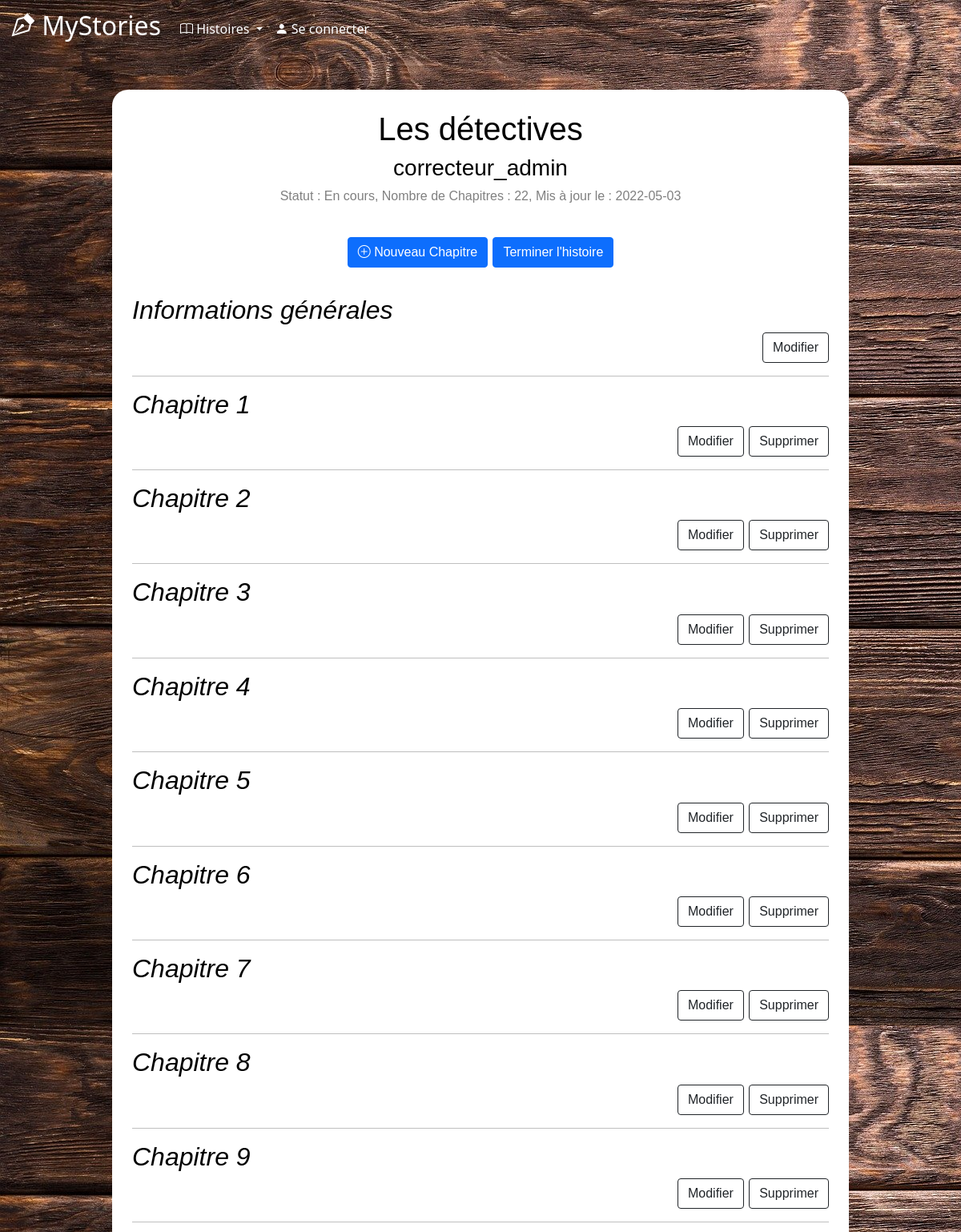
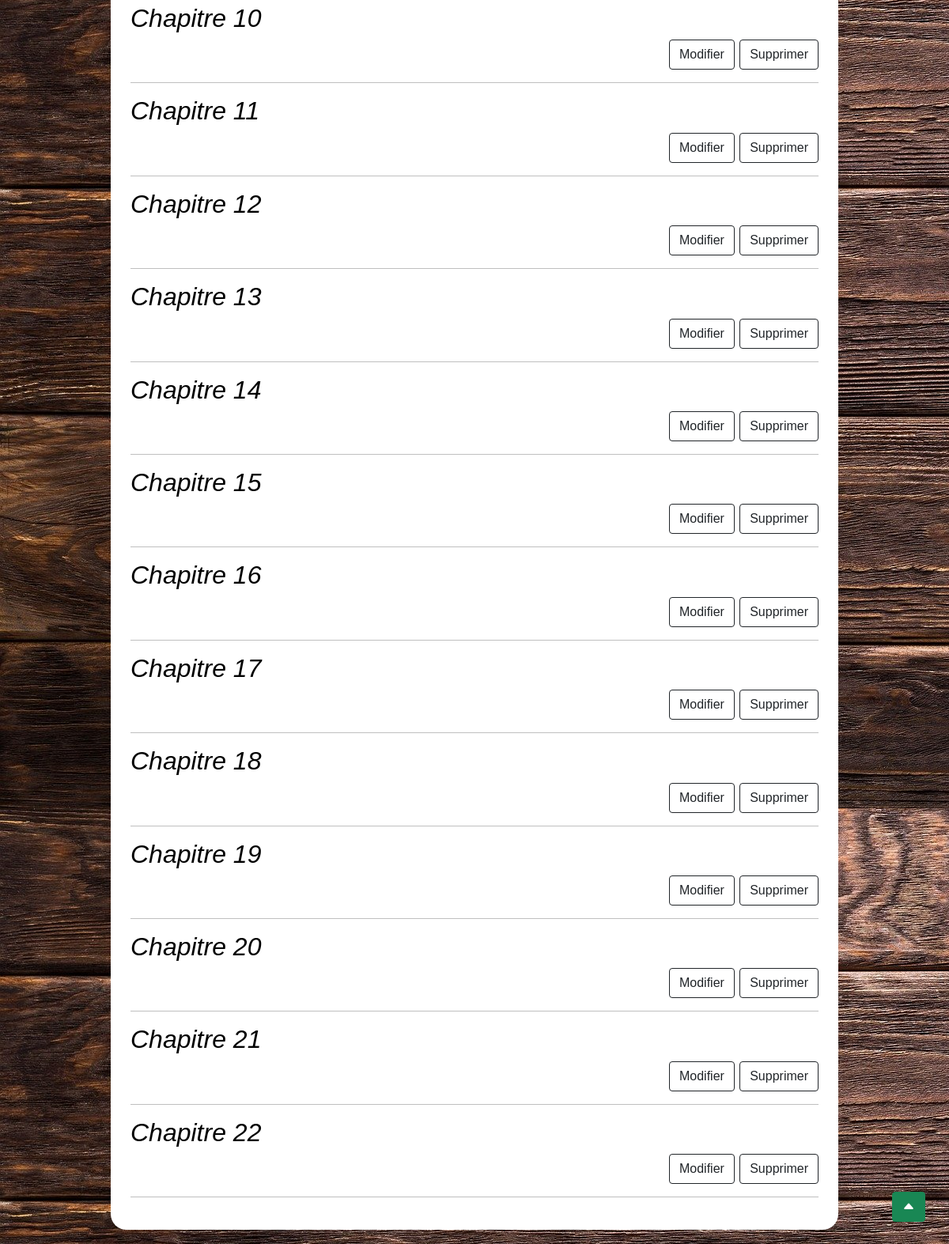
Screenshot of /story_modify.php?id=1 with the database file from the repository (2 pictures, top to bottom).
### tables this page shows
CREATE TABLE `stories` (
  `id_story` int(11) NOT NULL,
  `title` varchar(50) DEFAULT NULL,
  `author` varchar(30) DEFAULT NULL,
  `nbChapters` int(11) DEFAULT NULL,
  `finished` tinyint(1) DEFAULT NULL,
  `date` date DEFAULT NULL,
  `hide` tinyint(1) NOT NULL,
  `summary` mediumtext NOT NULL,
  `nbrPoints` int(11) DEFAULT NULL
);

CREATE TABLE `chapters` (
  `id_chapter` int(11) NOT NULL,
  `id_story` int(11) NOT NULL,
  `numChapter` int(11) NOT NULL,
  `chapterContent` longtext NOT NULL,
  `choice1` mediumtext DEFAULT NULL,
  `choice2` mediumtext DEFAULT NULL,
  `choice3` mediumtext DEFAULT NULL
);

### story_modify.php (the view, shortened to what this page needs)
<?php include("includes/header.php") ?>
<?php include("includes/connect.php") ?>
<main>
    <div id="backgroundConnexion">
        <?php
        $id_story = $_GET['id'];
        $requete = "SELECT * FROM stories WHERE id_story = :id";
        $req = $bdd->prepare($requete);
        $req->execute(array('id' => $id_story));
        $histoire = $req->fetch();
        ?> <h1 id="centre"><?php echo $histoire['title']; ?></h2>
            <h3 id="centre"><?php echo $histoire['author']; ?></h3>
            <h6 id="donneesHistoire">Statut : <?php if ($histoire['finished'] == 0) {
                                                    echo "En cours";
                                                } else {
                                                    echo "Terminée";
                                                } ?>, Nombre de Chapitres : <?php echo $histoire['nbChapters']; ?>, Mis à jour le : <?php echo $histoire['date']; ?></h6>
            <br />
            <div id="centre">
                <a class="btn btn-primary" href="story_add_chapter.php?id=<?= $id_story ?>" role="button"> <i class="bi bi-plus-circle"></i> Nouveau Chapitre </a>
                <?php if ($histoire['finished'] == 0) { ?>
                    <a class="btn btn-primary" href="ConfirmationTerminee.php?id=<?= $id_story ?>" role="button">Terminer l'histoire</a>
                <?php
                } else { ?>
                    <a class="btn btn-primary" href="EnCours.php?id=<?= $id_story ?>" role="button">Marquer comme "En Cours"</a>
                <?php
                } ?>
            </div>
            <br />
            <div>
                <h2><em>Informations générales</em></h2>
            </div>
            <div id="btn-lecture">
                <a class="btn btn-outline-dark" href="story_modify_info.php?id=<?= $id_story ?>" role="button">Modifier</a>
            </div>
            <hr />
            <div>
                <?php
                $id = $_GET['id'];
                $requete = "SELECT * FROM chapters WHERE id_story='$id'";
                $resultat = $bdd->query($requete);
                while ($chapitre = $resultat->fetch()) {
                    $valeur = $chapitre["id_chapter"];
                ?>
                    <div>
                        <h2><em>Chapitre <?= $chapitre['numChapter'] ?></em></h2>
                    </div>
                    <div id="btn-lecture">
                        <a class="btn btn-outline-dark" href="story_modify_chapter.php?id_chapter=<?= $valeur ?>&id_story=<?= $id_story ?>" role="button">Modifier</a>
                        <a class="btn btn-outline-dark" href="story_delete_chapter.php?id=<?= $valeur ?>" role="button">Supprimer</a>
                    </div>
                    <hr />
                <?php
                }
                ?>
            </div>
            <a class="btn btn-success" id="btnHautPage" href="#top" role="button" title="Haut de page"> <i class="bi bi-caret-up-fill"></i> </a>
    </div>
</main>
</body>

### style.css (style rules this page uses)
.accueil { background-image: url("images/fondBois.jpg"); }
body { background-color: black; color: white; }
main { margin: 20px 10%; color: black; padding: 20px; position: relative; background-size: cover; background-attachment: fixed; width: 80vw; font-size: 0.6cm; font-family: 'Trebuchet MS', 'Lucida Sans Unicode', 'Lucida Grande', 'Lucida Sans', Arial, sans-serif; }
#btn-lecture { display: flex; justify-content: flex-end; }
#backgroundConnexion { position: relative; top: 0; left: 0; min-height: 60vh; background: white; border-radius: 20px; padding: 25px; z-index: 1; }
#centre { display: flex; justify-content: center; }
#donneesHistoire { color: grey; text-align: center; }
#btnHautPage { position: fixed; bottom: 50px; right: 30px; }

### rows the page displays
stories: title "Les détectives", author "correcteur_admin", nbChapters "22", date "2022-05-03"
chapters: numChapter "1"
chapters: numChapter "2"
chapters: numChapter "3"
chapters: numChapter "4"
chapters: numChapter "5"
chapters: numChapter "6"
chapters: numChapter "7"
chapters: numChapter "8"
chapters: numChapter "9"
chapters: numChapter "10"
chapters: numChapter "11"
chapters: numChapter "12"
chapters: numChapter "13"
chapters: numChapter "14"
chapters: numChapter "15"
chapters: numChapter "16"
chapters: numChapter "17"
chapters: numChapter "18"
chapters: numChapter "19"
chapters: numChapter "20"
chapters: numChapter "21"
chapters: numChapter "22"
